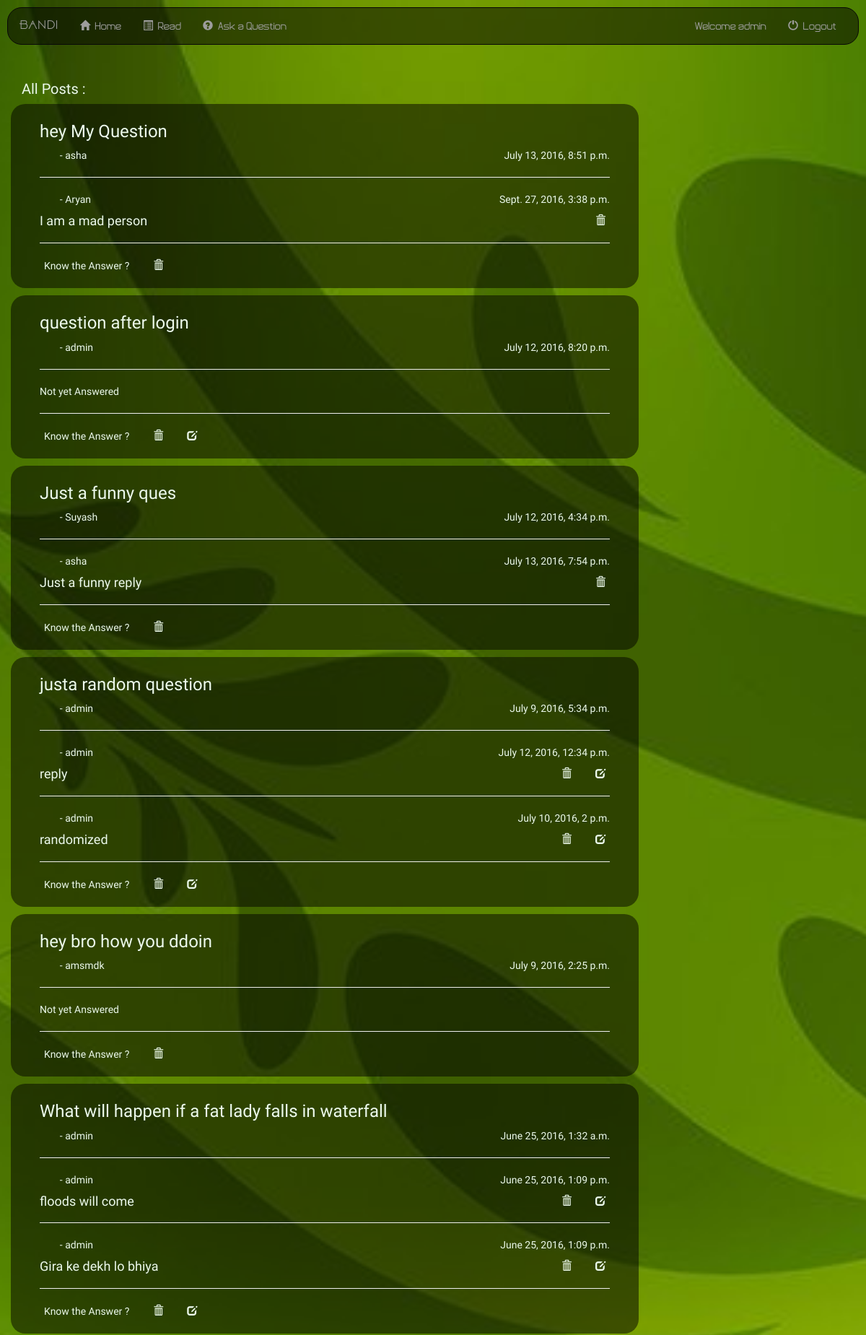
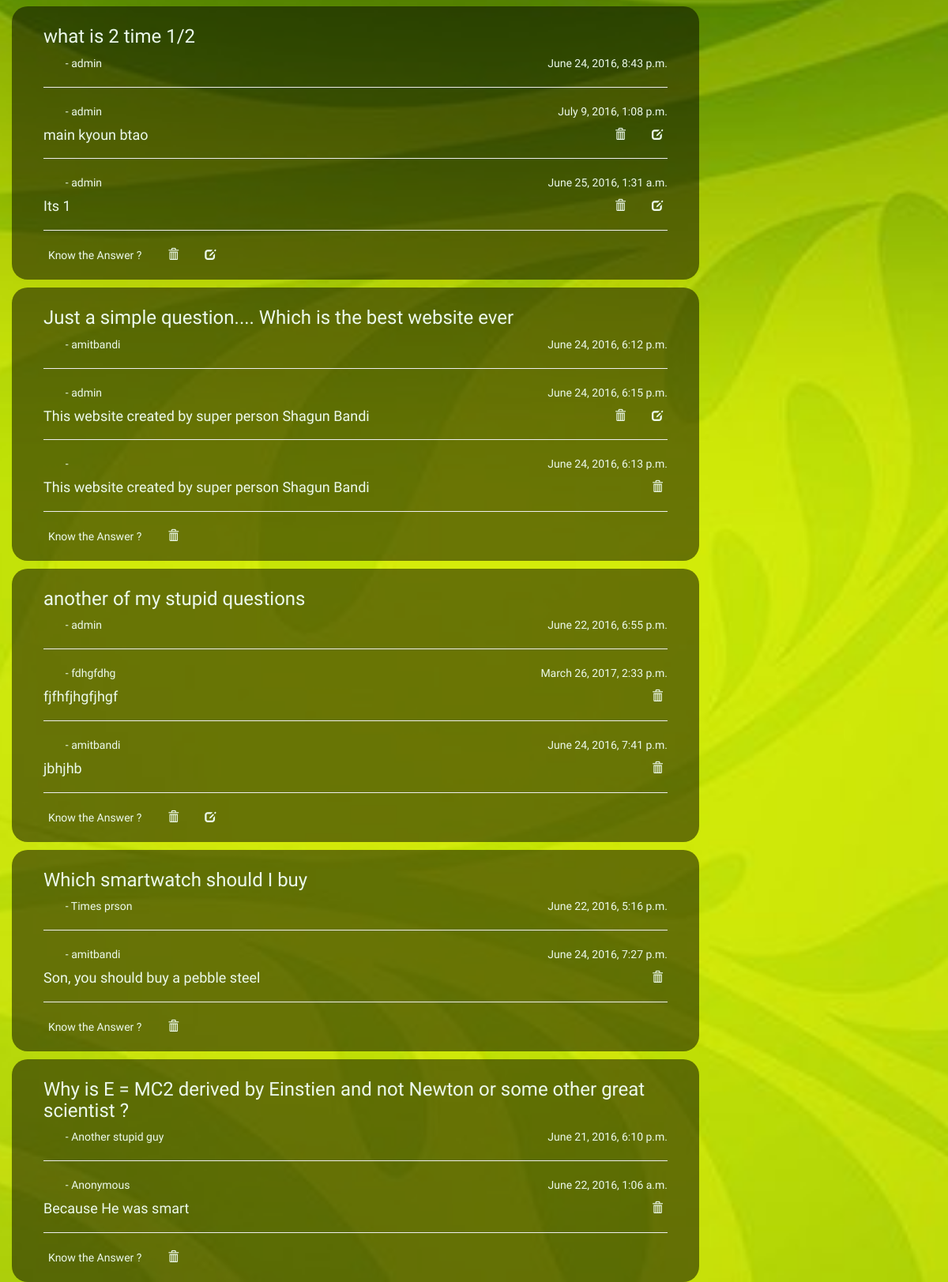
Screenshot of /forum/read/ (signed in) with the database file from the repository (2 pictures, top to bottom).
### forum/models.py (models this page shows, shortened)
class Question(models.Model):
    ques = models.CharField(max_length=10000)
    ques_author = models.CharField(max_length=30)
    ques_date = models.DateTimeField(default=datetime.now(), blank=True)

class Answer(models.Model):
    question = models.ForeignKey(Question, on_delete=models.CASCADE)
    ans = models.CharField(max_length=10000)
    ans_author = models.CharField(max_length=30)
    ans_date = models.DateTimeField(default=datetime.now(), blank=True)

### forum/views.py (the view)
class ReadView(generic.ListView):
    template_name = 'forum/read.html'
    context_object_name = 'all_ques'
    def get_queryset(self):
        return Question.objects.all()

### forum/templates/forum/read.html (shortened to what this page needs)
{% extends 'forum/index.html' %}
{% block line %}<hr>{% endblock %}
{% block tag %}<h3>{% endblock %}
{% block tagend %}</h3>{% endblock %}
{% block author %}
    <p><span style="float:right">{{ questions.ques_date }}</span>&nbsp;&nbsp;&nbsp;&nbsp;&nbsp;&nbsp;&nbsp;&nbsp;- {{ questions.ques_author }}</p>
{% endblock %}
{% block heading %}
    All Posts
{% endblock %}
{% block ans %}
    {% for answeres in questions.answer_set.all reversed %}
        <hr>
        <p><span style="float:right">{{ answeres.ans_date }}</span>&nbsp;&nbsp;&nbsp;&nbsp;&nbsp;&nbsp;&nbsp;&nbsp;- {{ answeres.ans_author }}</p>
        <span style="float: right">
            {% if answeres.ans_author == request.user.username  or request.user.is_staff == True%}
                 <form action="{% url 'forum:answer-delete' answeres.id %}" method="post" style="display:inline;">
                     <button type="submit">
                         <span class="glyphicon glyphicon-trash"></span>
                     </button>
                 </form>
            {% endif %}
            {% if answeres.ans_author == request.user.username %}
                 <form action="{% url 'forum:answer-update' answeres.id %}" style="display:inline;">
                     <button type="submit">
                         <span class="glyphicon glyphicon-edit"> </span>
                     </button>
                 </form>
             {% endif %}
        </span>
        <h4>{{ answeres.ans }}</h4>
    {% endfor %}
{% endblock %}

### forum/templates/forum/index.html (shortened to what this page needs)
 {% extends 'forum/base.html' %}
{% block body %}
<div class="col-md-9" >
    <h3 id="heads">&nbsp;&nbsp;{% block heading %}Recent Posts{% endblock %} : </h3>
    {% if all_ques %}
        {% for questions in all_ques reversed %}
            <a href="{% url 'forum:detail' questions.id %}">
                <div class="classWithPad rightwala" id="issele">
                    {% block tag %}<h4>{% endblock %}{{ questions.ques }}{% block tagend %}</h4>{% endblock %}
                    {% block author %}{% endblock %}
                    {% if questions.answer_set.all %}
                            {% block ans %}<p>Answered</p>{% endblock %}
                    {% else %}
                            {% block line %}{% endblock %}
                            <p>Not yet Answered</p>
                    {% endif %}
                    <hr>
                    <form action="{% url 'forum:answer-add' questions.id %}" method="post" style="display:inline;">
                        <button type="submit">
                            <span>Know the Answer ?</span>
                        </button>
                    </form>
                    {% if questions.ques_author == request.user.username or request.user.is_staff == True%}
                        <form action="{% url 'forum:question-delete' questions.id %}" method="post" style="display:inline;">
                            <button type="submit">
                                <span class="glyphicon glyphicon-trash"></span>
                            </button>
                        </form>
                    {% endif %}
                    {% if questions.ques_author == request.user.username %}
                        <form action="{% url 'forum:question-update' questions.id %}" style="display:inline;">
                            <button type="submit">
                                <span class="glyphicon glyphicon-edit"> </span>
                            </button>
                        </form>
                    {% endif %}
                </div>
            </a>
        {% endfor %}
    {% else %}
        <div class="classWithPad">
                <h3>No Questions Yet</h3>
        </div>
    {% endif %}
</div>
{% endblock %}

### forum/templates/forum/base.html (shortened to what this page needs)
<html lang="en">
<head>
    <link rel="stylesheet" href="http://maxcdn.bootstrapcdn.com/bootstrap/3.3.6/css/bootstrap.min.css">
    {% load staticfiles %}
    <link rel="stylesheet" type="text/css" href="{% static 'forum/style.css' %}"/>
</head>
<body>
<nav class="navbar navbar-inverse">
  <div class="container-fluid">
    <div class="navbar-header">
      <a class="navbar-brand" href="{% url 'forum:index' %}">Bandi</a>
    </div>
    <div class="collapse navbar-collapse" id="topNavBar">
        <ul class="nav navbar-nav">
            <li class="">
              <a href="{% url 'forum:index' %}">
                <span class="glyphicon glyphicon-home" aria-hidden="true"></span>&nbsp; Home
              </a>
            </li>
            <li class="">
              <a href="{% url 'forum:read' %}">
                <span class="glyphicon glyphicon-list-alt" aria-hidden="true"></span>&nbsp; Read
              </a>
            </li>
            <li class="">
              <a href="{%  url 'forum:question-add' %}">
                <span class="glyphicon glyphicon-question-sign" aria-hidden="true"></span>&nbsp; Ask a Question
              </a>
            </li>
        </ul>
        <ul class="nav navbar-nav navbar-right">
            {% if user.is_authenticated %}
                <li class="">
                    <a href="{% url 'forum:profile' %}">
                        Welcome {{ request.user.username }}
                    </a>
                </li>
                <li class="">
                    <a href="{% url 'forum:logout' %}">
                        <span class="glyphicon glyphicon-off" aria-hidden="true"></span>&nbsp; Logout
                    </a>
                </li>
            {% endif %}
        </ul>
    </div>
  </div>
</nav>
{% block checker %}
{% if user.is_authenticated %}
{% block body %}
{% endblock %}
{% else %}
    <div id="msg">
        <p>Please <a id="baseLoginLink" href="{% url 'forum:login' %}">Login</a> Before continuing</p>
    </div>
{% endif %}
{% endblock %}
</body>
</html>

### forum/static/forum/style.css (style rules this page uses)
body { background: white url("images/back.jpg") no-repeat center center fixed;; background-size: cover; font-family: Source Sans Pro; animation-name:apear; animation-duration: .2s; }
.navbar { margin:10px; border-radius: 20px; margin-bottom: 30px; background-color: rgba(0, 0, 0, 0.5); font-family: myfont1; }
.navbar-brand { font-family: 'myfont' , cursive; }
.classWithPad { border-radius: 20px; padding: 5px; margin-top: 10px; padding-left: 40px; padding-right: 40px; padding-bottom: 20px; transition-duration: .3s; transition-property: background-color; color: #ecf9ec; background-color: rgba(0, 0, 0, 0.5); }
a { text-decoration: none; color: #9d9d9d; transition-duration: .3s; }
#heads { font-size: 20px; color: #ecf9ec; }
button { border:0px solid rgba(0,0,0,0); background:rgba(0,0,0,0); }
.glyphicon { transform: rotate(0deg); }

### rows the page displays
Question: ques "hey My Question", ques_date "July 13, 2016, 8:51 p.m.", ques_author "asha"
Answer: ans_date "Sept. 27, 2016, 3:38 p.m.", ans_author "Aryan", ans "I am a mad person"
Question: ques "question after login", ques_date "July 12, 2016, 8:20 p.m.", ques_author "admin", shows "Not yet Answered"
Question: ques "Just a funny ques", ques_date "July 12, 2016, 4:34 p.m.", ques_author "Suyash"
Answer: ans_date "July 13, 2016, 7:54 p.m.", ans_author "asha", ans "Just a funny reply"
Question: ques "justa random question", ques_date "July 9, 2016, 5:34 p.m.", ques_author "admin"
Answer: ans_date "July 12, 2016, 12:34 p.m.", ans_author "admin", ans "reply"
Answer: ans_date "July 10, 2016, 2 p.m.", ans_author "admin", ans "randomized"
Question: ques "hey bro how you ddoin", ques_date "July 9, 2016, 2:25 p.m.", ques_author "amsmdk", shows "Not yet Answered"
Question: ques "What will happen if a fat lady falls in waterfall", ques_date "June 25, 2016, 1:32 a.m.", ques_author "admin"
Answer: ans_date "June 25, 2016, 1:09 p.m.", ans_author "admin", ans "floods will come"
Answer: ans_date "June 25, 2016, 1:09 p.m.", ans_author "admin", ans "Gira ke dekh lo bhiya"
Question: ques "what is 2 time 1/2", ques_date "June 24, 2016, 8:43 p.m.", ques_author "admin"
Answer: ans_date "July 9, 2016, 1:08 p.m.", ans_author "admin", ans "main kyoun btao"
Answer: ans_date "June 25, 2016, 1:31 a.m.", ans_author "admin", ans "Its 1"
Question: ques "Just a simple question.... Which is the best website ever", ques_date "June 24, 2016, 6:12 p.m.", ques_author "amitbandi"
Answer: ans_date "June 24, 2016, 6:15 p.m.", ans_author "admin", ans "This website created by super person Shagun Bandi"
Answer: ans_date "June 24, 2016, 6:13 p.m.", ans "This website created by super person Shagun Bandi"
Question: ques "another of my stupid questions", ques_date "June 22, 2016, 6:55 p.m.", ques_author "admin"
Answer: ans_date "March 26, 2017, 2:33 p.m.", ans_author "fdhgfdhg", ans "fjfhfjhgfjhgf"
Answer: ans_date "June 24, 2016, 7:41 p.m.", ans_author "amitbandi", ans "jbhjhb"
Question: ques "Which smartwatch should I buy", ques_date "June 22, 2016, 5:16 p.m.", ques_author "Times prson"
Answer: ans_date "June 24, 2016, 7:27 p.m.", ans_author "amitbandi", ans "Son, you should buy a pebble steel"
Question: ques "Why is E = MC2 derived by Einstien and not Newton or some other great scientist ?", ques_date "June 21, 2016, 6:10 p.m.", ques_author "Another stupid guy"
Answer: ans_date "June 22, 2016, 1:06 a.m.", ans_author "Anonymous", ans "Because He was smart"

### other values shown
{{ request.user.username }} "admin"
